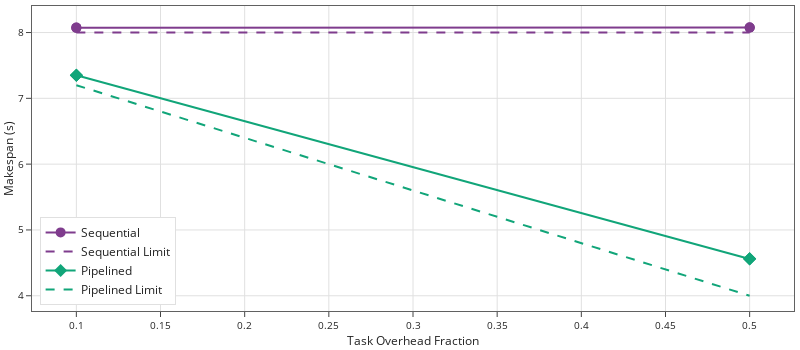
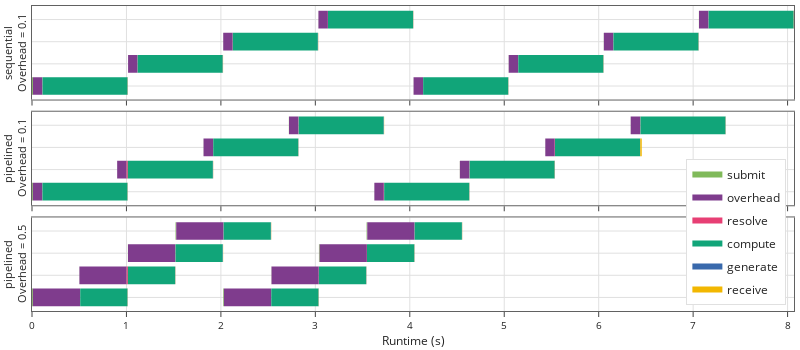

Here is the notebook cell these charts were saved with, in order:
### Markdown cell above
## Alderaan Testing Run

### Code cell
data = load_data('../data/alderaan/task-pipelining-2024-03-07-10-54-21')

layout = dict(width=800, height=350)

trend_fig = create_trend_figure(data, layout)
timeline_fig = create_timeline_figure(data, layout)

trend_fig.show()
timeline_fig.show()

figure_dir = pathlib.Path('../figures/alderaan/')
figure_dir.mkdir(exist_ok=True)

trend_fig.write_image(figure_dir / '0-task-pipelining-trend.pdf')
timeline_fig.write_image(figure_dir / '0-task-pipelining-timeline.pdf')

### Figure 1 — Plotly figure (JSON) as saved in the notebook; plotly's stock layout.template omitted (floating-point values rounded to 4 significant figures)
{"data": [{"line": {"color": "rgb(127, 60, 141)"}, "marker": {"size": 10, "symbol": "circle"}, "mode": "lines+markers", "name": "Sequential", "type": "scatter", "x": [0.1, 0.1, 0.1, 0.5, 0.5, 0.5], "y": [8.077, 8.074, 8.071, 8.076, 8.075, 8.076]}, {"line": {"color": "rgb(127, 60, 141)", "dash": "dash"}, "mode": "lines", "name": "Sequential Limit", "type": "scatter", "x": [0.1, 0.1, 0.1, 0.5, 0.5, 0.5], "y": [8, 8, 8, 8, 8, 8]}, {"line": {"color": "rgb(17, 165, 121)"}, "marker": {"size": 10, "symbol": "diamond"}, "mode": "lines+markers", "name": "Pipelined", "type": "scatter", "x": [0.1, 0.1, 0.1, 0.5, 0.5, 0.5], "y": [7.35, 7.352, 7.351, 4.561, 4.561, 4.559]}, {"line": {"color": "rgb(17, 165, 121)", "dash": "dash"}, "mode": "lines", "name": "Pipelined Limit", "type": "scatter", "x": [0.1, 0.1, 0.1, 0.5, 0.5, 0.5], "y": [7.2, 7.2, 7.2, 4, 4, 4]}], "layout": {"height": 350, "legend": {"x": 0.01, "xanchor": "left", "y": 0.02, "yanchor": "bottom"}, "width": 800, "xaxis": {"autorange": true, "range": [0.07365, 0.5264], "title": {"text": "Task Overhead Fraction"}, "type": "linear"}, "yaxis": {"autorange": true, "range": [3.768, 8.403], "tickformat": ".0f", "title": {"text": "Makespan (s)"}, "type": "linear"}}}

### Figure 2 — Plotly figure (JSON) as saved in the notebook; plotly's stock layout.template omitted (floating-point values rounded to 4 significant figures)
{"data": [{"fill": "toself", "fillcolor": "rgb(128, 186, 90)", "hoverinfo": "name", "legendgroup": "rgb(128, 186, 90)", "mode": "none", "name": "submit", "showlegend": true, "type": "scatter", "x": [7.061, 7.062, 7.062, 7.061, 7.061, 6.053, 6.055, 6.055, 6.053, 6.053, 5.046, 5.047, 5.047, 5.046, 5.046, 4.039, 4.04, 4.04, 4.039, 4.039, 3.032, 3.033, 3.033, 3.032, 3.032, 2.024, 2.025, 2.025, 2.024, 2.024, 1.016, 1.017, 1.017, 1.016, 1.016, 0, 0.009587, 0.009587, 0], "xaxis": "x", "y": [2.6, 2.6, 3.4, 3.4, null, 1.6, 1.6, 2.4, 2.4, null, 0.6, 0.6, 1.4, 1.4, null, -0.4, -0.4, 0.4, 0.4, null, 2.6, 2.6, 3.4, 3.4, null, 1.6, 1.6, 2.4, 2.4, null, 0.6, 0.6, 1.4, 1.4, null, -0.4, -0.4, 0.4, 0.4], "yaxis": "y"}, {"fill": "toself", "fillcolor": "rgb(127, 60, 141)", "hoverinfo": "name", "legendgroup": "rgb(127, 60, 141)", "mode": "none", "name": "overhead", "showlegend": true, "type": "scatter", "x": [7.062, 7.162, 7.162, 7.062, 7.062, 6.055, 6.155, 6.155, 6.055, 6.055, 5.047, 5.147, 5.147, 5.047, 5.047, 4.04, 4.14, 4.14, 4.04, 4.04, 3.033, 3.133, 3.133, 3.033, 3.033, 2.025, 2.125, 2.125, 2.025, 2.025, 1.017, 1.117, 1.117, 1.017, 1.017, 0.009587, 0.1097, 0.1097, 0.009587], "xaxis": "x", "y": [2.6, 2.6, 3.4, 3.4, null, 1.6, 1.6, 2.4, 2.4, null, 0.6, 0.6, 1.4, 1.4, null, -0.4, -0.4, 0.4, 0.4, null, 2.6, 2.6, 3.4, 3.4, null, 1.6, 1.6, 2.4, 2.4, null, 0.6, 0.6, 1.4, 1.4, null, -0.4, -0.4, 0.4, 0.4], "yaxis": "y"}, {"fill": "toself", "fillcolor": "rgb(231, 63, 116)", "hoverinfo": "name", "legendgroup": "rgb(231, 63, 116)", "mode": "none", "name": "resolve", "showlegend": true, "type": "scatter", "x": [7.162, 7.164, 7.164, 7.162, 7.162, 6.155, 6.156, 6.156, 6.155, 6.155, 5.147, 5.149, 5.149, 5.147, 5.147, 4.14, 4.142, 4.142, 4.14, 4.14, 3.133, 3.134, 3.134, 3.133, 3.133, 2.125, 2.126, 2.126, 2.125, 2.125, 1.117, 1.119, 1.119, 1.117, 1.117, 0.1097, 0.1112, 0.1112, 0.1097], "xaxis": "x", "y": [2.6, 2.6, 3.4, 3.4, null, 1.6, 1.6, 2.4, 2.4, null, 0.6, 0.6, 1.4, 1.4, null, -0.4, -0.4, 0.4, 0.4, null, 2.6, 2.6, 3.4, 3.4, null, 1.6, 1.6, 2.4, 2.4, null, 0.6, 0.6, 1.4, 1.4, null, -0.4, -0.4, 0.4, 0.4], "yaxis": "y"}, {"fill": "toself", "fillcolor": "rgb(17, 165, 121)", "hoverinfo": "name", "legendgroup": "rgb(17, 165, 121)", "mode": "none", "name": "compute", "showlegend": true, "type": "scatter", "x": [7.164, 8.064, 8.064, 7.164, 7.164, 6.156, 7.056, 7.056, 6.156, 6.156, 5.149, 6.049, 6.049, 5.149, 5.149, 4.142, 5.042, 5.042, 4.142, 4.142, 3.134, 4.034, 4.034, 3.134, 3.134, 2.126, 3.026, 3.026, 2.126, 2.126, 1.119, 2.019, 2.019, 1.119, 1.119, 0.1112, 1.011, 1.011, 0.1112], "xaxis": "x", "y": [2.6, 2.6, 3.4, 3.4, null, 1.6, 1.6, 2.4, 2.4, null, 0.6, 0.6, 1.4, 1.4, null, -0.4, -0.4, 0.4, 0.4, null, 2.6, 2.6, 3.4, 3.4, null, 1.6, 1.6, 2.4, 2.4, null, 0.6, 0.6, 1.4, 1.4, null, -0.4, -0.4, 0.4, 0.4], "yaxis": "y"}, {"fill": "toself", "fillcolor": "rgb(57, 105, 172)", "hoverinfo": "name", "legendgroup": "rgb(57, 105, 172)", "mode": "none", "name": "generate", "showlegend": true, "type": "scatter", "x": [8.064, 8.066, 8.066, 8.064, 8.064, 7.056, 7.059, 7.059, 7.056, 7.056, 6.049, 6.051, 6.051, 6.049, 6.049, 5.042, 5.044, 5.044, 5.042, 5.042, 4.034, 4.037, 4.037, 4.034, 4.034, 3.026, 3.029, 3.029, 3.026, 3.026, 2.019, 2.021, 2.021, 2.019, 2.019, 1.011, 1.014, 1.014, 1.011], "xaxis": "x", "y": [2.6, 2.6, 3.4, 3.4, null, 1.6, 1.6, 2.4, 2.4, null, 0.6, 0.6, 1.4, 1.4, null, -0.4, -0.4, 0.4, 0.4, null, 2.6, 2.6, 3.4, 3.4, null, 1.6, 1.6, 2.4, 2.4, null, 0.6, 0.6, 1.4, 1.4, null, -0.4, -0.4, 0.4, 0.4], "yaxis": "y"}, {"fill": "toself", "fillcolor": "rgb(242, 183, 1)", "hoverinfo": "name", "legendgroup": "rgb(242, 183, 1)", "mode": "none", "name": "receive", "showlegend": true, "type": "scatter", "x": [8.066, 8.068, 8.068, 8.066, 8.066, 7.059, 7.061, 7.061, 7.059, 7.059, 6.051, 6.053, 6.053, 6.051, 6.051, 5.044, 5.046, 5.046, 5.044, 5.044, 4.037, 4.039, 4.039, 4.037, 4.037, 3.029, 3.031, 3.031, 3.029, 3.029, 2.021, 2.023, 2.023, 2.021, 2.021, 1.014, 1.016, 1.016, 1.014], "xaxis": "x", "y": [2.6, 2.6, 3.4, 3.4, null, 1.6, 1.6, 2.4, 2.4, null, 0.6, 0.6, 1.4, 1.4, null, -0.4, -0.4, 0.4, 0.4, null, 2.6, 2.6, 3.4, 3.4, null, 1.6, 1.6, 2.4, 2.4, null, 0.6, 0.6, 1.4, 1.4, null, -0.4, -0.4, 0.4, 0.4], "yaxis": "y"}, {"legendgroup": "rgb(127, 60, 141)", "marker": {"color": "rgb(127, 60, 141)", "opacity": 0, "size": 1}, "mode": "markers", "name": "", "showlegend": false, "text": [null, null, null, null, null, null, null, null, null, null, null, null, null, null, null, null], "type": "scatter", "x": [7.062, 7.162, 6.055, 6.155, 5.047, 5.147, 4.04, 4.14, 3.033, 3.133, 2.025, 2.125, 1.017, 1.117, 0.009587, 0.1097], "xaxis": "x", "y": [3, 3, 2, 2, 1, 1, 0, 0, 3, 3, 2, 2, 1, 1, 0, 0], "yaxis": "y"}, {"legendgroup": "rgb(128, 186, 90)", "marker": {"color": "rgb(128, 186, 90)", "opacity": 0, "size": 1}, "mode": "markers", "name": "", "showlegend": false, "text": [null, null, null, null, null, null, null, null, null, null, null, null, null, null, null, null], "type": "scatter", "x": [7.061, 7.062, 6.053, 6.055, 5.046, 5.047, 4.039, 4.04, 3.032, 3.033, 2.024, 2.025, 1.016, 1.017, 0, 0.009587], "xaxis": "x", "y": [3, 3, 2, 2, 1, 1, 0, 0, 3, 3, 2, 2, 1, 1, 0, 0], "yaxis": "y"}, {"legendgroup": "rgb(17, 165, 121)", "marker": {"color": "rgb(17, 165, 121)", "opacity": 0, "size": 1}, "mode": "markers", "name": "", "showlegend": false, "text": [null, null, null, null, null, null, null, null, null, null, null, null, null, null, null, null], "type": "scatter", "x": [7.164, 8.064, 6.156, 7.056, 5.149, 6.049, 4.142, 5.042, 3.134, 4.034, 2.126, 3.026, 1.119, 2.019, 0.1112, 1.011], "xaxis": "x", "y": [3, 3, 2, 2, 1, 1, 0, 0, 3, 3, 2, 2, 1, 1, 0, 0], "yaxis": "y"}, {"legendgroup": "rgb(231, 63, 116)", "marker": {"color": "rgb(231, 63, 116)", "opacity": 0, "size": 1}, "mode": "markers", "name": "", "showlegend": false, "text": [null, null, null, null, null, null, null, null, null, null, null, null, null, null, null, null], "type": "scatter", "x": [7.162, 7.164, 6.155, 6.156, 5.147, 5.149, 4.14, 4.142, 3.133, 3.134, 2.125, 2.126, 1.117, 1.119, 0.1097, 0.1112], "xaxis": "x", "y": [3, 3, 2, 2, 1, 1, 0, 0, 3, 3, 2, 2, 1, 1, 0, 0], "yaxis": "y"}, {"legendgroup": "rgb(242, 183, 1)", "marker": {"color": "rgb(242, 183, 1)", "opacity": 0, "size": 1}, "mode": "markers", "name": "", "showlegend": false, "text": [null, null, null, null, null, null, null, null, null, null, null, null, null, null, null, null], "type": "scatter", "x": [8.066, 8.068, 7.059, 7.061, 6.051, 6.053, 5.044, 5.046, 4.037, 4.039, 3.029, 3.031, 2.021, 2.023, 1.014, 1.016], "xaxis": "x", "y": [3, 3, 2, 2, 1, 1, 0, 0, 3, 3, 2, 2, 1, 1, 0, 0], "yaxis": "y"}, {"legendgroup": "rgb(57, 105, 172)", "marker": {"color": "rgb(57, 105, 172)", "opacity": 0, "size": 1}, "mode": "markers", "name": "", "showlegend": false, "text": [null, null, null, null, null, null, null, null, null, null, null, null, null, null, null, null], "type": "scatter", "x": [8.064, 8.066, 7.056, 7.059, 6.049, 6.051, 5.042, 5.044, 4.034, 4.037, 3.026, 3.029, 2.019, 2.021, 1.011, 1.014], "xaxis": "x", "y": [3, 3, 2, 2, 1, 1, 0, 0, 3, 3, 2, 2, 1, 1, 0, 0], "yaxis": "y"}, {"fill": "toself", "fillcolor": "rgb(128, 186, 90)", "hoverinfo": "name", "legendgroup": "rgb(128, 186, 90)", "mode": "none", "name": "submit", "showlegend": false, "type": "scatter", "x": [6.338, 6.339, 6.339, 6.338, 6.338, 5.434, 5.435, 5.435, 5.434, 5.434, 4.529, 4.53, 4.53, 4.529, 4.529, 3.624, 3.625, 3.625, 3.624, 3.624, 2.72, 2.721, 2.721, 2.72, 2.72, 1.815, 1.816, 1.816, 1.815, 1.815, 0.9007, 0.9017, 0.9017, 0.9007, 0.9007, 0, 0.008655, 0.008655, 0], "xaxis": "x2", "y": [2.6, 2.6, 3.4, 3.4, null, 1.6, 1.6, 2.4, 2.4, null, 0.6, 0.6, 1.4, 1.4, null, -0.4, -0.4, 0.4, 0.4, null, 2.6, 2.6, 3.4, 3.4, null, 1.6, 1.6, 2.4, 2.4, null, 0.6, 0.6, 1.4, 1.4, null, -0.4, -0.4, 0.4, 0.4], "yaxis": "y2"}, {"fill": "toself", "fillcolor": "rgb(127, 60, 141)", "hoverinfo": "name", "legendgroup": "rgb(127, 60, 141)", "mode": "none", "name": "overhead", "showlegend": false, "type": "scatter", "x": [6.339, 6.439, 6.439, 6.339, 6.339, 5.435, 5.535, 5.535, 5.435, 5.435, 4.53, 4.631, 4.631, 4.53, 4.53, 3.625, 3.725, 3.725, 3.625, 3.625, 2.721, 2.821, 2.821, 2.721, 2.721, 1.816, 1.916, 1.916, 1.816, 1.816, 0.9017, 1.002, 1.002, 0.9017, 0.9017, 0.008655, 0.1087, 0.1087, 0.008655], "xaxis": "x2", "y": [2.6, 2.6, 3.4, 3.4, null, 1.6, 1.6, 2.4, 2.4, null, 0.6, 0.6, 1.4, 1.4, null, -0.4, -0.4, 0.4, 0.4, null, 2.6, 2.6, 3.4, 3.4, null, 1.6, 1.6, 2.4, 2.4, null, 0.6, 0.6, 1.4, 1.4, null, -0.4, -0.4, 0.4, 0.4], "yaxis": "y2"}, {"fill": "toself", "fillcolor": "rgb(231, 63, 116)", "hoverinfo": "name", "legendgroup": "rgb(231, 63, 116)", "mode": "none", "name": "resolve", "showlegend": false, "type": "scatter", "x": [6.439, 6.442, 6.442, 6.439, 6.439, 5.535, 5.538, 5.538, 5.535, 5.535, 4.631, 4.633, 4.633, 4.631, 4.631, 3.725, 3.729, 3.729, 3.725, 3.725, 2.821, 2.824, 2.824, 2.821, 2.821, 1.916, 1.919, 1.919, 1.916, 1.916, 1.002, 1.015, 1.015, 1.002, 1.002, 0.1087, 0.1103, 0.1103, 0.1087], "xaxis": "x2", "y": [2.6, 2.6, 3.4, 3.4, null, 1.6, 1.6, 2.4, 2.4, null, 0.6, 0.6, 1.4, 1.4, null, -0.4, -0.4, 0.4, 0.4, null, 2.6, 2.6, 3.4, 3.4, null, 1.6, 1.6, 2.4, 2.4, null, 0.6, 0.6, 1.4, 1.4, null, -0.4, -0.4, 0.4, 0.4], "yaxis": "y2"}, {"fill": "toself", "fillcolor": "rgb(17, 165, 121)", "hoverinfo": "name", "legendgroup": "rgb(17, 165, 121)", "mode": "none", "name": "compute", "showlegend": false, "type": "scatter", "x": [6.442, 7.342, 7.342, 6.442, 6.442, 5.538, 6.438, 6.438, 5.538, 5.538, 4.633, 5.533, 5.533, 4.633, 4.633, 3.729, 4.629, 4.629, 3.729, 3.729, 2.824, 3.724, 3.724, 2.824, 2.824, 1.919, 2.819, 2.819, 1.919, 1.919, 1.015, 1.915, 1.915, 1.015, 1.015, 0.1103, 1.01, 1.01, 0.1103], "xaxis": "x2", "y": [2.6, 2.6, 3.4, 3.4, null, 1.6, 1.6, 2.4, 2.4, null, 0.6, 0.6, 1.4, 1.4, null, -0.4, -0.4, 0.4, 0.4, null, 2.6, 2.6, 3.4, 3.4, null, 1.6, 1.6, 2.4, 2.4, null, 0.6, 0.6, 1.4, 1.4, null, -0.4, -0.4, 0.4, 0.4], "yaxis": "y2"}, {"fill": "toself", "fillcolor": "rgb(57, 105, 172)", "hoverinfo": "name", "legendgroup": "rgb(57, 105, 172)", "mode": "none", "name": "generate", "showlegend": false, "type": "scatter", "x": [7.342, 7.345, 7.345, 7.342, 7.342, 6.438, 6.44, 6.44, 6.438, 6.438, 5.533, 5.536, 5.536, 5.533, 5.533, 4.629, 4.631, 4.631, 4.629, 4.629, 3.724, 3.727, 3.727, 3.724, 3.724, 2.819, 2.821, 2.821, 2.819, 2.819, 1.915, 1.917, 1.917, 1.915, 1.915, 1.01, 1.013, 1.013, 1.01], "xaxis": "x2", "y": [2.6, 2.6, 3.4, 3.4, null, 1.6, 1.6, 2.4, 2.4, null, 0.6, 0.6, 1.4, 1.4, null, -0.4, -0.4, 0.4, 0.4, null, 2.6, 2.6, 3.4, 3.4, null, 1.6, 1.6, 2.4, 2.4, null, 0.6, 0.6, 1.4, 1.4, null, -0.4, -0.4, 0.4, 0.4], "yaxis": "y2"}, {"fill": "toself", "fillcolor": "rgb(242, 183, 1)", "hoverinfo": "name", "legendgroup": "rgb(242, 183, 1)", "mode": "none", "name": "receive", "showlegend": false, "type": "scatter", "x": [7.345, 7.346, 7.346, 7.345, 7.345, 6.44, 6.456, 6.456, 6.44, 6.44, 5.536, 5.537, 5.537, 5.536, 5.536, 4.631, 4.633, 4.633, 4.631, 4.631, 3.727, 3.729, 3.729, 3.727, 3.727, 2.821, 2.823, 2.823, 2.821, 2.821, 1.917, 1.919, 1.919, 1.917, 1.917, 1.013, 1.014, 1.014, 1.013], "xaxis": "x2", "y": [2.6, 2.6, 3.4, 3.4, null, 1.6, 1.6, 2.4, 2.4, null, 0.6, 0.6, 1.4, 1.4, null, -0.4, -0.4, 0.4, 0.4, null, 2.6, 2.6, 3.4, 3.4, null, 1.6, 1.6, 2.4, 2.4, null, 0.6, 0.6, 1.4, 1.4, null, -0.4, -0.4, 0.4, 0.4], "yaxis": "y2"}, {"legendgroup": "rgb(127, 60, 141)", "marker": {"color": "rgb(127, 60, 141)", "opacity": 0, "size": 1}, "mode": "markers", "name": "", "showlegend": false, "text": [null, null, null, null, null, null, null, null, null, null, null, null, null, null, null, null], "type": "scatter", "x": [6.339, 6.439, 5.435, 5.535, 4.53, 4.631, 3.625, 3.725, 2.721, 2.821, 1.816, 1.916, 0.9017, 1.002, 0.008655, 0.1087], "xaxis": "x2", "y": [3, 3, 2, 2, 1, 1, 0, 0, 3, 3, 2, 2, 1, 1, 0, 0], "yaxis": "y2"}, {"legendgroup": "rgb(128, 186, 90)", "marker": {"color": "rgb(128, 186, 90)", "opacity": 0, "size": 1}, "mode": "markers", "name": "", "showlegend": false, "text": [null, null, null, null, null, null, null, null, null, null, null, null, null, null, null, null], "type": "scatter", "x": [6.338, 6.339, 5.434, 5.435, 4.529, 4.53, 3.624, 3.625, 2.72, 2.721, 1.815, 1.816, 0.9007, 0.9017, 0, 0.008655], "xaxis": "x2", "y": [3, 3, 2, 2, 1, 1, 0, 0, 3, 3, 2, 2, 1, 1, 0, 0], "yaxis": "y2"}, {"legendgroup": "rgb(17, 165, 121)", "marker": {"color": "rgb(17, 165, 121)", "opacity": 0, "size": 1}, "mode": "markers", "name": "", "showlegend": false, "text": [null, null, null, null, null, null, null, null, null, null, null, null, null, null, null, null], "type": "scatter", "x": [6.442, 7.342, 5.538, 6.438, 4.633, 5.533, 3.729, 4.629, 2.824, 3.724, 1.919, 2.819, 1.015, 1.915, 0.1103, 1.01], "xaxis": "x2", "y": [3, 3, 2, 2, 1, 1, 0, 0, 3, 3, 2, 2, 1, 1, 0, 0], "yaxis": "y2"}, {"legendgroup": "rgb(231, 63, 116)", "marker": {"color": "rgb(231, 63, 116)", "opacity": 0, "size": 1}, "mode": "markers", "name": "", "showlegend": false, "text": [null, null, null, null, null, null, null, null, null, null, null, null, null, null, null, null], "type": "scatter", "x": [6.439, 6.442, 5.535, 5.538, 4.631, 4.633, 3.725, 3.729, 2.821, 2.824, 1.916, 1.919, 1.002, 1.015, 0.1087, 0.1103], "xaxis": "x2", "y": [3, 3, 2, 2, 1, 1, 0, 0, 3, 3, 2, 2, 1, 1, 0, 0], "yaxis": "y2"}, {"legendgroup": "rgb(242, 183, 1)", "marker": {"color": "rgb(242, 183, 1)", "opacity": 0, "size": 1}, "mode": "markers", "name": "", "showlegend": false, "text": [null, null, null, null, null, null, null, null, null, null, null, null, null, null, null, null], "type": "scatter", "x": [7.345, 7.346, 6.44, 6.456, 5.536, 5.537, 4.631, 4.633, 3.727, 3.729, 2.821, 2.823, 1.917, 1.919, 1.013, 1.014], "xaxis": "x2", "y": [3, 3, 2, 2, 1, 1, 0, 0, 3, 3, 2, 2, 1, 1, 0, 0], "yaxis": "y2"}, {"legendgroup": "rgb(57, 105, 172)", "marker": {"color": "rgb(57, 105, 172)", "opacity": 0, "size": 1}, "mode": "markers", "name": "", "showlegend": false, "text": [null, null, null, null, null, null, null, null, null, null, null, null, null, null, null, null], "type": "scatter", "x": [7.342, 7.345, 6.438, 6.44, 5.533, 5.536, 4.629, 4.631, 3.724, 3.727, 2.819, 2.821, 1.915, 1.917, 1.01, 1.013], "xaxis": "x2", "y": [3, 3, 2, 2, 1, 1, 0, 0, 3, 3, 2, 2, 1, 1, 0, 0], "yaxis": "y2"}, {"fill": "toself", "fillcolor": "rgb(128, 186, 90)", "hoverinfo": "name", "legendgroup": "rgb(128, 186, 90)", "mode": "none", "name": "submit", "showlegend": false, "type": "scatter", "x": [3.543, 3.55, 3.55, 3.543, 3.543, 3.038, 3.046, 3.046, 3.038, 3.038, 2.534, 2.536, 2.536, 2.534, 2.534, 2.024, 2.032, 2.032, 2.024, 2.024, 1.52, 1.527, 1.527, 1.52, 1.52, 1.015, 1.016, 1.016, 1.015, 1.015, 0.5008, 0.502, 0.502, 0.5008, 0.5008, 0, 0.008807, 0.008807, 0], "xaxis": "x3", "y": [2.6, 2.6, 3.4, 3.4, null, 1.6, 1.6, 2.4, 2.4, null, 0.6, 0.6, 1.4, 1.4, null, -0.4, -0.4, 0.4, 0.4, null, 2.6, 2.6, 3.4, 3.4, null, 1.6, 1.6, 2.4, 2.4, null, 0.6, 0.6, 1.4, 1.4, null, -0.4, -0.4, 0.4, 0.4], "yaxis": "y3"}, {"fill": "toself", "fillcolor": "rgb(127, 60, 141)", "hoverinfo": "name", "legendgroup": "rgb(127, 60, 141)", "mode": "none", "name": "overhead", "showlegend": false, "type": "scatter", "x": [3.55, 4.05, 4.05, 3.55, 3.55, 3.046, 3.546, 3.546, 3.046, 3.046, 2.536, 3.036, 3.036, 2.536, 2.536, 2.032, 2.532, 2.532, 2.032, 2.032, 1.527, 2.027, 2.027, 1.527, 1.527, 1.016, 1.517, 1.517, 1.016, 1.016, 0.502, 1.002, 1.002, 0.502, 0.502, 0.008807, 0.5089, 0.5089, 0.008807], "xaxis": "x3", "y": [2.6, 2.6, 3.4, 3.4, null, 1.6, 1.6, 2.4, 2.4, null, 0.6, 0.6, 1.4, 1.4, null, -0.4, -0.4, 0.4, 0.4, null, 2.6, 2.6, 3.4, 3.4, null, 1.6, 1.6, 2.4, 2.4, null, 0.6, 0.6, 1.4, 1.4, null, -0.4, -0.4, 0.4, 0.4], "yaxis": "y3"}, {"fill": "toself", "fillcolor": "rgb(231, 63, 116)", "hoverinfo": "name", "legendgroup": "rgb(231, 63, 116)", "mode": "none", "name": "resolve", "showlegend": false, "type": "scatter", "x": [4.05, 4.051, 4.051, 4.05, 4.05, 3.546, 3.547, 3.547, 3.546, 3.546, 3.036, 3.038, 3.038, 3.036, 3.036, 2.532, 2.533, 2.533, 2.532, 2.532, 2.027, 2.029, 2.029, 2.027, 2.027, 1.517, 1.519, 1.519, 1.517, 1.517, 1.002, 1.015, 1.015, 1.002, 1.002, 0.5089, 0.5106, 0.5106, 0.5089], "xaxis": "x3", "y": [2.6, 2.6, 3.4, 3.4, null, 1.6, 1.6, 2.4, 2.4, null, 0.6, 0.6, 1.4, 1.4, null, -0.4, -0.4, 0.4, 0.4, null, 2.6, 2.6, 3.4, 3.4, null, 1.6, 1.6, 2.4, 2.4, null, 0.6, 0.6, 1.4, 1.4, null, -0.4, -0.4, 0.4, 0.4], "yaxis": "y3"}, {"fill": "toself", "fillcolor": "rgb(17, 165, 121)", "hoverinfo": "name", "legendgroup": "rgb(17, 165, 121)", "mode": "none", "name": "compute", "showlegend": false, "type": "scatter", "x": [4.051, 4.551, 4.551, 4.051, 4.051, 3.547, 4.047, 4.047, 3.547, 3.547, 3.038, 3.538, 3.538, 3.038, 3.038, 2.533, 3.033, 3.033, 2.533, 2.533, 2.029, 2.529, 2.529, 2.029, 2.029, 1.519, 2.019, 2.019, 1.519, 1.519, 1.015, 1.515, 1.515, 1.015, 1.015, 0.5106, 1.011, 1.011, 0.5106], "xaxis": "x3", "y": [2.6, 2.6, 3.4, 3.4, null, 1.6, 1.6, 2.4, 2.4, null, 0.6, 0.6, 1.4, 1.4, null, -0.4, -0.4, 0.4, 0.4, null, 2.6, 2.6, 3.4, 3.4, null, 1.6, 1.6, 2.4, 2.4, null, 0.6, 0.6, 1.4, 1.4, null, -0.4, -0.4, 0.4, 0.4], "yaxis": "y3"}, {"fill": "toself", "fillcolor": "rgb(57, 105, 172)", "hoverinfo": "name", "legendgroup": "rgb(57, 105, 172)", "mode": "none", "name": "generate", "showlegend": false, "type": "scatter", "x": [4.551, 4.554, 4.554, 4.551, 4.551, 4.047, 4.05, 4.05, 4.047, 4.047, 3.538, 3.541, 3.541, 3.538, 3.538, 3.033, 3.036, 3.036, 3.033, 3.033, 2.529, 2.531, 2.531, 2.529, 2.529, 2.019, 2.022, 2.022, 2.019, 2.019, 1.515, 1.518, 1.518, 1.515, 1.515, 1.011, 1.013, 1.013, 1.011], "xaxis": "x3", "y": [2.6, 2.6, 3.4, 3.4, null, 1.6, 1.6, 2.4, 2.4, null, 0.6, 0.6, 1.4, 1.4, null, -0.4, -0.4, 0.4, 0.4, null, 2.6, 2.6, 3.4, 3.4, null, 1.6, 1.6, 2.4, 2.4, null, 0.6, 0.6, 1.4, 1.4, null, -0.4, -0.4, 0.4, 0.4], "yaxis": "y3"}, {"fill": "toself", "fillcolor": "rgb(242, 183, 1)", "hoverinfo": "name", "legendgroup": "rgb(242, 183, 1)", "mode": "none", "name": "receive", "showlegend": false, "type": "scatter", "x": [4.554, 4.556, 4.556, 4.554, 4.554, 4.05, 4.052, 4.052, 4.05, 4.05, 3.541, 3.542, 3.542, 3.541, 3.541, 3.036, 3.038, 3.038, 3.036, 3.036, 2.531, 2.533, 2.533, 2.531, 2.531, 2.022, 2.024, 2.024, 2.022, 2.022, 1.518, 1.519, 1.519, 1.518, 1.518, 1.013, 1.015, 1.015, 1.013], "xaxis": "x3", "y": [2.6, 2.6, 3.4, 3.4, null, 1.6, 1.6, 2.4, 2.4, null, 0.6, 0.6, 1.4, 1.4, null, -0.4, -0.4, 0.4, 0.4, null, 2.6, 2.6, 3.4, 3.4, null, 1.6, 1.6, 2.4, 2.4, null, 0.6, 0.6, 1.4, 1.4, null, -0.4, -0.4, 0.4, 0.4], "yaxis": "y3"}, {"legendgroup": "rgb(127, 60, 141)", "marker": {"color": "rgb(127, 60, 141)", "opacity": 0, "size": 1}, "mode": "markers", "name": "", "showlegend": false, "text": [null, null, null, null, null, null, null, null, null, null, null, null, null, null, null, null], "type": "scatter", "x": [3.55, 4.05, 3.046, 3.546, 2.536, 3.036, 2.032, 2.532, 1.527, 2.027, 1.016, 1.517, 0.502, 1.002, 0.008807, 0.5089], "xaxis": "x3", "y": [3, 3, 2, 2, 1, 1, 0, 0, 3, 3, 2, 2, 1, 1, 0, 0], "yaxis": "y3"}, {"legendgroup": "rgb(128, 186, 90)", "marker": {"color": "rgb(128, 186, 90)", "opacity": 0, "size": 1}, "mode": "markers", "name": "", "showlegend": false, "text": [null, null, null, null, null, null, null, null, null, null, null, null, null, null, null, null], "type": "scatter", "x": [3.543, 3.55, 3.038, 3.046, 2.534, 2.536, 2.024, 2.032, 1.52, 1.527, 1.015, 1.016, 0.5008, 0.502, 0, 0.008807], "xaxis": "x3", "y": [3, 3, 2, 2, 1, 1, 0, 0, 3, 3, 2, 2, 1, 1, 0, 0], "yaxis": "y3"}, {"legendgroup": "rgb(17, 165, 121)", "marker": {"color": "rgb(17, 165, 121)", "opacity": 0, "size": 1}, "mode": "markers", "name": "", "showlegend": false, "text": [null, null, null, null, null, null, null, null, null, null, null, null, null, null, null, null], "type": "scatter", "x": [4.051, 4.551, 3.547, 4.047, 3.038, 3.538, 2.533, 3.033, 2.029, 2.529, 1.519, 2.019, 1.015, 1.515, 0.5106, 1.011], "xaxis": "x3", "y": [3, 3, 2, 2, 1, 1, 0, 0, 3, 3, 2, 2, 1, 1, 0, 0], "yaxis": "y3"}, {"legendgroup": "rgb(231, 63, 116)", "marker": {"color": "rgb(231, 63, 116)", "opacity": 0, "size": 1}, "mode": "markers", "name": "", "showlegend": false, "text": [null, null, null, null, null, null, null, null, null, null, null, null, null, null, null, null], "type": "scatter", "x": [4.05, 4.051, 3.546, 3.547, 3.036, 3.038, 2.532, 2.533, 2.027, 2.029, 1.517, 1.519, 1.002, 1.015, 0.5089, 0.5106], "xaxis": "x3", "y": [3, 3, 2, 2, 1, 1, 0, 0, 3, 3, 2, 2, 1, 1, 0, 0], "yaxis": "y3"}, {"legendgroup": "rgb(242, 183, 1)", "marker": {"color": "rgb(242, 183, 1)", "opacity": 0, "size": 1}, "mode": "markers", "name": "", "showlegend": false, "text": [null, null, null, null, null, null, null, null, null, null, null, null, null, null, null, null], "type": "scatter", "x": [4.554, 4.556, 4.05, 4.052, 3.541, 3.542, 3.036, 3.038, 2.531, 2.533, 2.022, 2.024, 1.518, 1.519, 1.013, 1.015], "xaxis": "x3", "y": [3, 3, 2, 2, 1, 1, 0, 0, 3, 3, 2, 2, 1, 1, 0, 0], "yaxis": "y3"}, {"legendgroup": "rgb(57, 105, 172)", "marker": {"color": "rgb(57, 105, 172)", "opacity": 0, "size": 1}, "mode": "markers", "name": "", "showlegend": false, "text": [null, null, null, null, null, null, null, null, null, null, null, null, null, null, null, null], "type": "scatter", "x": [4.551, 4.554, 4.047, 4.05, 3.538, 3.541, 3.033, 3.036, 2.529, 2.531, 2.019, 2.022, 1.515, 1.518, 1.011, 1.013], "xaxis": "x3", "y": [3, 3, 2, 2, 1, 1, 0, 0, 3, 3, 2, 2, 1, 1, 0, 0], "yaxis": "y3"}], "layout": {"height": 350, "legend": {"tracegroupgap": 4, "x": 0.99, "xanchor": "right", "y": 0.02, "yanchor": "bottom"}, "width": 800, "xaxis": {"anchor": "y", "domain": [0, 1], "matches": "x3", "showticklabels": false, "type": "linear"}, "xaxis2": {"anchor": "y2", "domain": [0, 1], "matches": "x3", "showticklabels": false, "type": "linear"}, "xaxis3": {"anchor": "y3", "domain": [0, 1], "range": [0, 8.068], "title": {"text": "Runtime (s)"}, "type": "linear"}, "yaxis": {"anchor": "x", "autorange": true, "domain": [0.6933, 1], "range": [-0.6111, 3.611], "showticklabels": false, "ticks": "", "title": {"font": {"size": 11}, "text": "sequential<br>Overhead = 0.1"}, "type": "linear"}, "yaxis2": {"anchor": "x2", "autorange": true, "domain": [0.3467, 0.6533], "range": [-0.6111, 3.611], "showticklabels": false, "ticks": "", "title": {"font": {"size": 11}, "text": "pipelined<br>Overhead = 0.1"}, "type": "linear"}, "yaxis3": {"anchor": "x3", "autorange": true, "domain": [0, 0.3067], "range": [-0.6111, 3.611], "showticklabels": false, "ticks": "", "title": {"font": {"size": 11}, "text": "pipelined<br>Overhead = 0.5"}, "type": "linear"}}}
